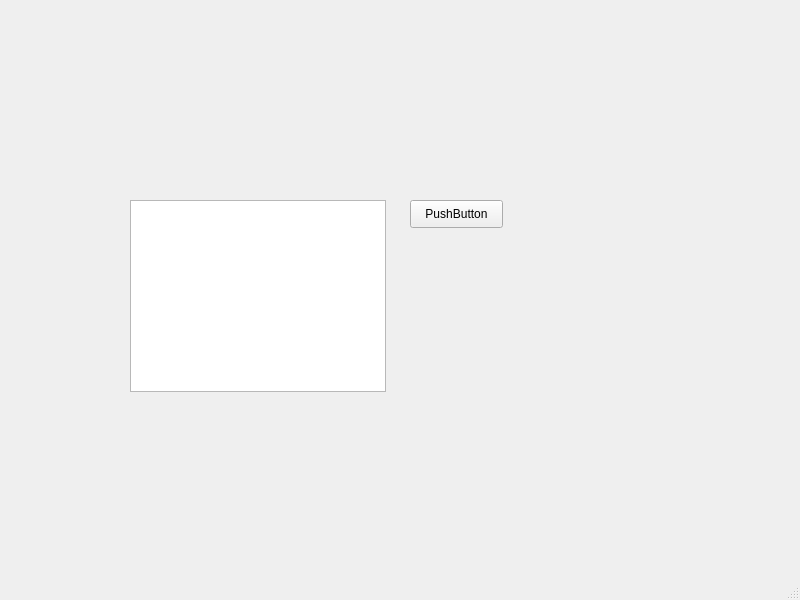
<?xml version="1.0" encoding="UTF-8"?>
<ui version="4.0">
 <class>MainWindow</class>
 <widget class="QMainWindow" name="MainWindow">
  <property name="geometry">
   <rect>
    <x>0</x>
    <y>0</y>
    <width>800</width>
    <height>600</height>
   </rect>
  </property>
  <property name="windowTitle">
   <string>MainWindow</string>
  </property>
  <widget class="QWidget" name="centralwidget">
   <widget class="QPushButton" name="pushButton">
    <property name="geometry">
     <rect>
      <x>410</x>
      <y>200</y>
      <width>93</width>
      <height>28</height>
     </rect>
    </property>
    <property name="text">
     <string>PushButton</string>
    </property>
   </widget>
   <widget class="QTreeView" name="treeView">
    <property name="geometry">
     <rect>
      <x>130</x>
      <y>200</y>
      <width>256</width>
      <height>192</height>
     </rect>
    </property>
   </widget>
  </widget>
  <widget class="QMenuBar" name="menubar">
   <property name="geometry">
    <rect>
     <x>0</x>
     <y>0</y>
     <width>800</width>
     <height>26</height>
    </rect>
   </property>
  </widget>
  <widget class="QStatusBar" name="statusbar"/>
 </widget>
 <resources/>
 <connections/>
</ui>
